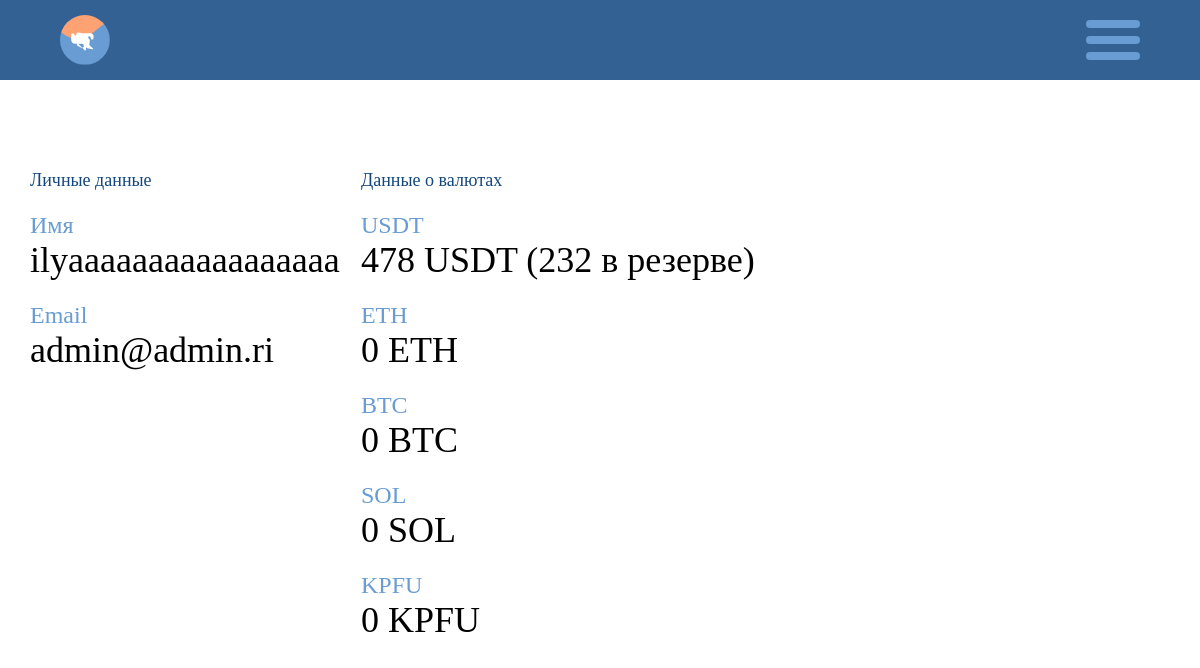
The page /users/lk (signed in) on the database as committed earlier.
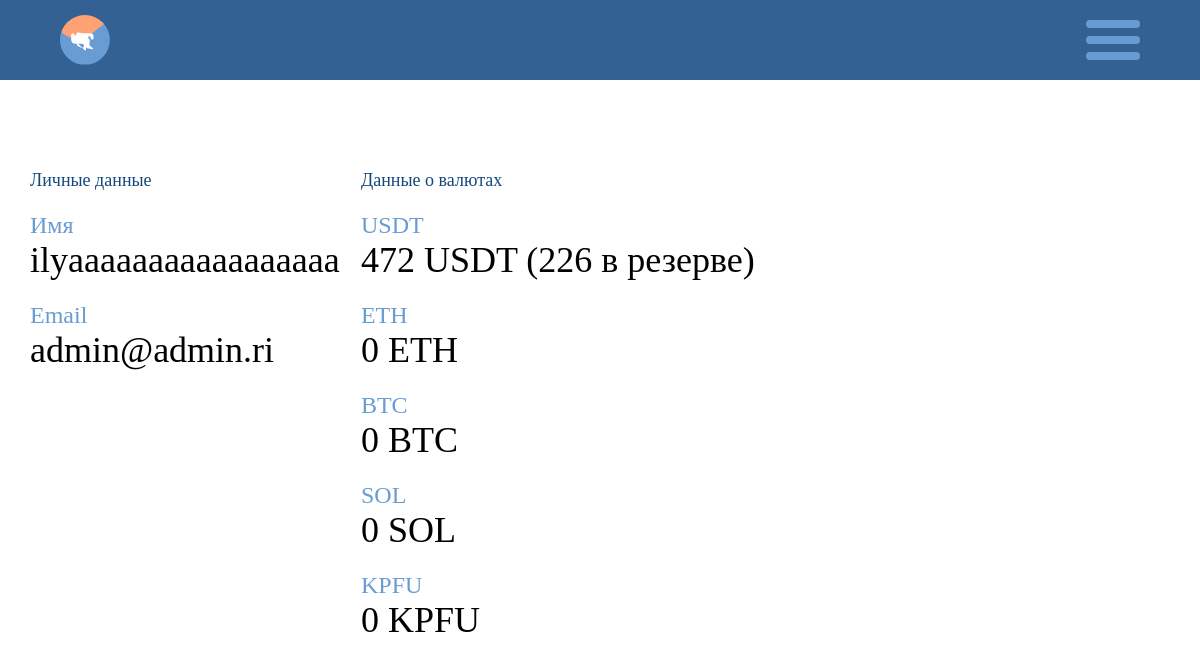
The same page on the database as committed later.
### authentication/models.py (models this page shows, shortened)
class User(AbstractBaseUser, PermissionsMixin):
    username = models.CharField(verbose_name='Имя пользователя', max_length=20, unique=True)
    email = models.EmailField(verbose_name='email', unique=True)
    is_staff = models.BooleanField(default=False)
    USDT = models.IntegerField(verbose_name='USDT', default=0)
    BTC = models.IntegerField(verbose_name='BTC', default=0)
    ETH = models.IntegerField(verbose_name='ETH', default=0)
    KPFU = models.IntegerField(verbose_name='KPFU', default=0)
    SOL = models.IntegerField(verbose_name='SOL', default=0)
    USDT_reserved = models.IntegerField(verbose_name='USDT резерв', default=0)
    BTC_reserved = models.IntegerField(verbose_name='BTC резерв', default=0)
    ETH_reserved = models.IntegerField(verbose_name='ETH резерв', default=0)
    KPFU_reserved = models.IntegerField(verbose_name='KPFU резерв', default=0)
    SOL_reserved = models.IntegerField(verbose_name='SOL резерв', default=0)
    USDT_reserved_payed = models.IntegerField(verbose_name='USDT оплаченный резерв', default=0)
    BTC_reserved_payed = models.IntegerField(verbose_name='BTC оплаченный резерв', default=0)
    ETH_reserved_payed = models.IntegerField(verbose_name='ETH оплаченный резерв', default=0)
    KPFU_reserved_payed = models.IntegerField(verbose_name='KPFU оплаченный резерв', default=0)
    SOL_reserved_payed = models.IntegerField(verbose_name='SOL оплаченный резерв', default=0)
    USERNAME_FIELD = 'email'
    REQUIRED_FIELDS = ['username', ]
    objects = CustomUserManager()
    @property
    def balance(self) -> str:
        Course.update_courses()
        _balance = self.USDT + self.USDT_reserved
        for currency in ("BTC", "ETH", "KPFU", "SOL"):
            count = getattr(self, currency) + getattr(self, f'{currency}_reserved')
            price = Course.objects.get(currency=currency).USDT
            _balance += count * price
        litter = ''
        if _balance > 1000:
            _balance /= 1000
            litter = 'К'
            if _balance > 1000:
                _balance /= 1000
                litter = 'М'
        return f'{round(_balance, 1)}{litter} USDT'

### courses/models.py (models this page shows, shortened)
class Course(models.Model):
    currency = models.CharField(verbose_name="Валюта", max_length=4)
    time = models.DateTimeField(verbose_name="Дата обновления")
    RUB = models.FloatField(verbose_name='В рублях')
    USDT = models.FloatField(verbose_name='В USDT')
    volume = models.IntegerField(verbose_name='Объём')
    change = models.FloatField(verbose_name='Изменение')
    quote_volume = models.FloatField(verbose_name='Капитализация')
    @classmethod
    def update_courses(cls):
        if datetime.datetime.now(tz=datetime.timezone(datetime.timedelta(hours=4))) - Course.objects.get(currency='USDT').time > datetime.timedelta(minutes=1, seconds=1, milliseconds=1, microseconds=1):
            data = get_courses_from_api()
            for key, value in data.items():
                currency = cls.objects.get(currency=key)
                for inner_key, inneer_value in value.items():
                    setattr(currency, inner_key, inneer_value)
                    currency.time=datetime.datetime.now(tz=datetime.timezone(datetime.timedelta(hours=4)))
                currency.save()
            KPFU = cls.objects.get(currency='KPFU')
            KPFU.RUB = 4 * cls.objects.get(currency='USDT').RUB
            KPFU.quote_volume = round(KPFU.volume * KPFU.RUB, 2)
            KPFU.save()

### authentication/views.py (the view)
# urls.py: path('lk', lk),
def lk(request):
    return render(
                request=request,
                template_name="authentication/lk.html",
                context={'currencies': services.get_user_data(request.user), 'lk': True})

### authentication/services.py (called while the page is built)
def get_user_data(user: User) -> list:
    currencies = ("USDT", "ETH", "BTC", "SOL", "KPFU")
    data = []
    for currency in currencies:
        data.append({
        'name': currency,
        'value': f'''{getattr(user, currency) + getattr(user, f"{currency}_reserved")} {currency}{f" ({getattr(user, f'{currency}_reserved')} в резерве)" if getattr(user, f"{currency}_reserved")  else ""}''',
    })
    return data

### courses/services.py (called while the page is built, shortened)
def get_courses_from_api() -> dict:
    client = Spot()
    response = client.ticker_24hr(
        symbol=None,
        symbols=[
            "USDTRUB",
            "BTCRUB",
            "ETHRUB",
            "SOLRUB",
            "BTCUSDT",
            "ETHUSDT",
            "SOLUSDT"
        ],
        type="FULL"
    )
    data = {
        'USDT': {'USDT': 1},
        'BTC': {},
        'ETH': {},
        'SOL': {}
        }
    return data

### templates/authentication/lk.html
{% extends 'base.html' %}
{% block content %}
    <div id="p2p-content">
        <div id="post-info" style="width: 90%; margin-top: 30px; display: flex; justify-content: space-between;">
            <div id="post-info-data">
                <h1 style="text-align: left;">Личные данные</h1>
                <div class="post-info-row">
                    <span class="info-name">
                        Имя
                    </span>
                    <span class="info-text">
                        {{ user.username }}
                    </span>
                </div>
                <div class="post-info-row">
                    <span class="info-name">
                        Email
                    </span>
                    <span class="info-text">
                        {{ user.email }}
                    </span>
                </div>
            </div>
            <div id="post-info-actions">
                <h1 style="text-align: left;">Данные о валютах</h1>
                {% for currency in currencies %}
                    <div class="post-info-row">
                        <span class="info-name">
                            {{ currency.name }}
                        </span>
                        <span class="info-text">
                            {{ currency.value }}
                        </span>
                    </div>
                {% endfor %}
            </div>
            <div class="placeholder"></div>
        </div>
    </div>
{% endblock %}

### templates/base.html (shortened to what this page needs)
<!DOCTYPE html>
<html>
    <head>
        <link rel="stylesheet" href="/static/css/style.css">
        <link rel="stylesheet" href="/static/css/style_mobile.css">
        <link rel="stylesheet" href="/static/css/header.css">
        <link rel="stylesheet" href="/static/css/header_mobile.css">
        <link rel="stylesheet" href="/static/css/modal.css">
        <link rel="stylesheet" href="/static/css/modal_mobile.css">
        <link rel="stylesheet" href="/static/css/p2p.css">
        <link rel="stylesheet" href="/static/css/p2p_mobile.css">
        <link rel="stylesheet" href="/static/css/messages.css">
        <link rel="stylesheet" href="/static/css/users.css">
    </head>
    <body>
        <header>
            <div id="header-left-panel">
                <img id="header-logo" src="/static/img/logo.svg">
            </div>
            <label for="toggle" class="hamburger">
                <div class="top-bun"></div>
                <div class="meat"></div>
                <div class="bottom-bun"></div>
            </label>
        </header>
        <div id="main" style="z-index: -10;">
            {% block content %}
            {% endblock %}
        </div>
    </body>
</html>

### static/css/style.css (style rules this page uses)
body { color: #6ecddd; font-family: 'Montserrat'; font-size: 1vw; text-align: center; width: 100vw; overflow-x: hidden; padding: 0; margin: 0; z-index: 0; margin-top: 200px; }
h1 { font-family: 'Montserrat'; font-style: normal; font-weight: 400; font-size: 30px; line-height: 37px; color: #14477D; }
#main { padding: 6%; padding-top: 40px; margin-top: 0; display: flex; justify-content: center; }

### static/css/style_mobile.css (style rules this page uses)
@media (max-width:1200px) { body { margin-top:80px; } }
@media (max-width:1200px) { h1 { font-size: 18px; } }
@media (max-width:1200px) { #main { width: 95%; padding: 2.5%; padding-top: 40px; } }

### static/css/header.css (style rules this page uses)
header { position: fixed; background: #336193; height: 200px; width: 100%; top: 0; left: 0; }
#header-left-panel { position: absolute; left: 5%; top: 15px; display: flex; flex-direction: column; justify-content: center; }
#header-logo { height: 120px; width: 120px; }

### static/css/header_mobile.css (style rules this page uses)
@media (max-width: 1200px) { header { position: fixed; background: #336193; height: 80px; width: 100%; top: 0; left: 0; } }
@media (max-width: 1200px) { #header-logo { height: 50px; width: 50px; } }
@media (max-width: 1200px) { .hamburger { position: fixed; top: 20px; right: 5%; margin-left: -2rem; width: 54.39px; height: 40px; z-index: 5; cursor: pointer; } }
@media (max-width: 1200px) { .hamburger div { position: relative; width: 100%; height: calc(100% / 5); border-radius: 1em; background-color: #689CD2; transition: all 0.3s ease-in-out; } }
@media (max-width: 1200px) { .bottom-bun, .meat { margin-top: 8px; } }

### static/css/p2p.css (style rules this page uses)
#p2p-content { padding-left: 5%; padding-top: 30px; width: 100%; }
#post-info { display: flex; width: 100%; min-width: 450px; justify-content: space-between; }
#post-info .placeholder { width: 280px; }
.post-info-row, .new-post-info-row, .order-info-row { align-items: flex-start; display: flex; flex-direction: column; margin-bottom: 20px; }
.info-name { font-family: 'Montserrat'; font-style: normal; font-weight: 400; font-size: 24px; line-height: 28px; color: #689CD2; }
.info-text { font-family: 'Montserrat'; font-style: normal; font-weight: 400; font-size: 36px; line-height: 42px; color: #000000; }

### static/css/p2p_mobile.css (style rules this page uses)
@media (max-width: 1200px) { #p2p-content { padding: 0; } }

Rows that differ between the two databases and show on the page:
changed Course "USDT": value "478 USDT (232 в резерве)" → "472 USDT (226 в резерве)"
